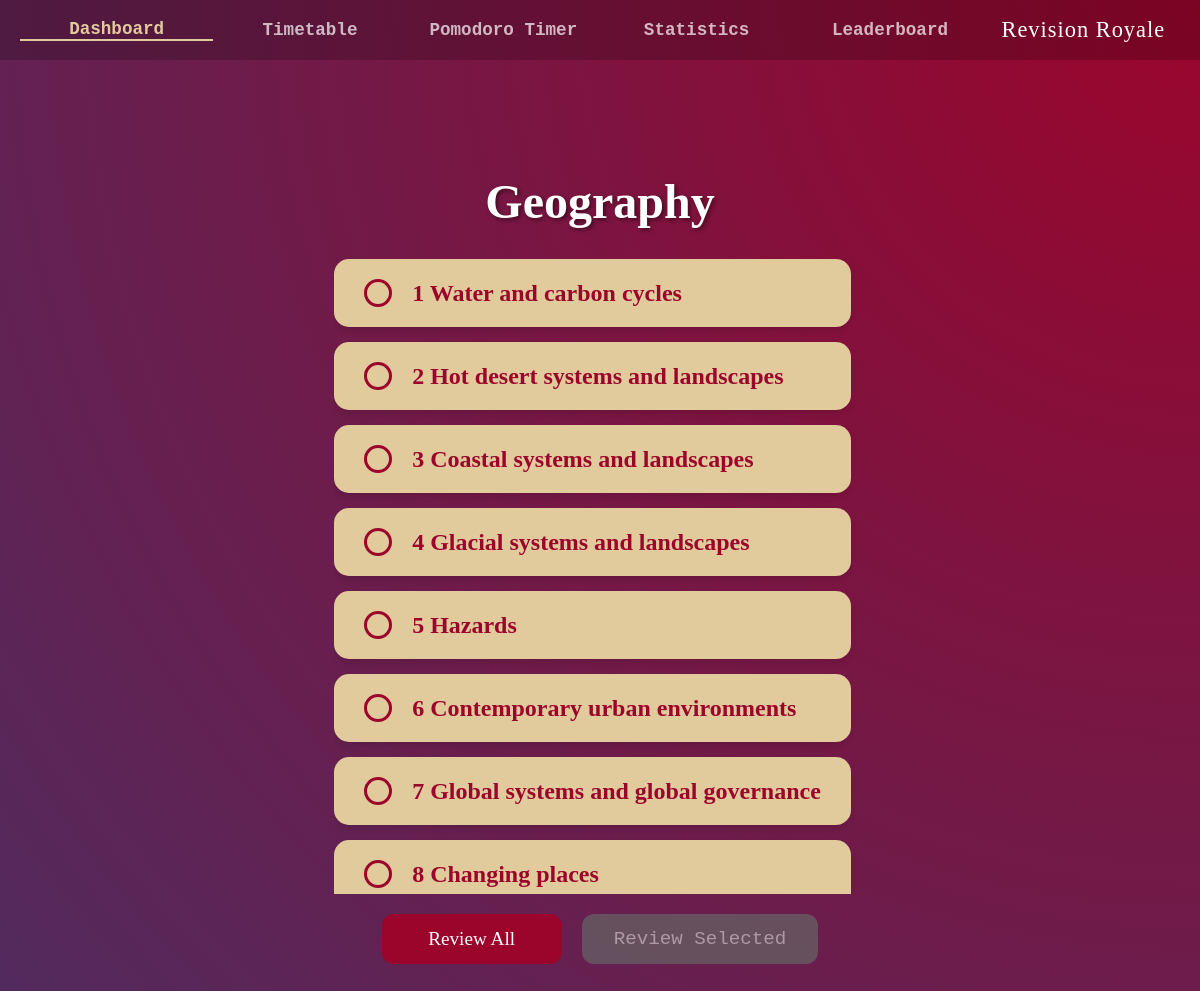
/deck_selection?SubjectID=3, run on the app's committed database.
### tables this page shows
CREATE TABLE Subjects
(SubjectID INTEGER PRIMARY KEY AUTOINCREMENT,
SubjectName TEXT,
ExamBoard TEXT,
TimeSpent INTEGER,
LastReviewed INTEGER,
Priority REAL,
Username TEXT,
FOREIGN KEY(Username) REFERENCES Users(Username));

CREATE TABLE Decks
(DeckID INTEGER PRIMARY KEY AUTOINCREMENT,
DeckName TEXT,
Username TEXT,
SubjectID TEXT,
FOREIGN KEY(Username) REFERENCES Users(Username),
FOREIGN KEY(SubjectID) REFERENCES Subjects(SubjectID));

### app.py (the view)
@app.route("/deck_selection", methods=["GET"])
def DeckSelectionPage():
    AuthHandling(session)
    Subject = ProgramDatabase.GetRecord("Subjects", AttributeValue("SubjectID", "INTEGER", request.args.get('SubjectID')))
    Subject.ChangeAttribute("LastReviewed", int(time.time()))
    ProgramDatabase.SaveRecord(Subject)
    Decks = ProgramDatabase.GetAllRecords("Decks", AttributeValue("SubjectID", "INTEGER", Subject.GetPrimaryKey().Value))
    DecksData = []
    for Deck in Decks:
        DecksData.append(Deck.ConvertToDictionary())
    return render_template("authenticated/subjects/deck_selection.html", ActivePage="dashboard", SubjectName=Subject.GetAttribute('SubjectName').Value, DecksData=DecksData)

### app.py (called while the page is built, shortened)
def AuthHandling(Session):
    global CurrentUser
    if "user" not in Session:
        return redirect("/login")

### modules.py (called while the page is built)
def GetAttributeValueFromList(Attributes: list[AttributeValue], Name: str) -> AttributeValue:
    for Attribute in Attributes:
        if Attribute.Name == Name:
            return Attribute
    return None

    def IsEmpty(self) -> bool:
        return (self.TableName == "" or self.PrimaryKey == None)

    def GetTableName(self) -> str:
        return self.TableName

    def GetPrimaryKey(self) -> AttributeValue:
        return self.PrimaryKey

    def GetAttributes(self) -> list[AttributeValue]:
        return self.Attributes

    def ChangeAttribute(self, Name: str, Value: any) -> None:
        CurrentAttributes: list[AttributeValue] = self.Attributes
        if Name == self.PrimaryKey.Name:
            return
        for Attribute in CurrentAttributes:
            if Attribute.Name == Name:
                Attribute.Value = Value
        self.Attributes = CurrentAttributes

    def GetAttribute(self, Name: str) -> AttributeValue:
        return GetAttributeValueFromList(self.Attributes, Name)

    def ConvertToDictionary(self) -> dict:
        ReturnDictionary = {}
        for Attribute in self.GetAttributes():
            ReturnDictionary[Attribute.Name] = Attribute.Value
        ReturnDictionary[self.PrimaryKey.Name] = self.PrimaryKey.Value
        return ReturnDictionary

### templates/authenticated/subjects/deck_selection.html (shortened to what this page needs)
{% extends "authenticated/authenticated_base.html" %}
{% block app_content %}
<div class="selection-container">
    <h1 class="page-title">{{ SubjectName }}</h1>
    <div class="deck-list-container">
        {% if DecksData %}
            {% for Deck in DecksData %}
            <div class="deck-card">
                <div class="selection-circle" data-id="{{ Deck['DeckID']}}" onclick="ToggleSelection(this)"></div>
                <a href="/flashcard_selection?DeckID={{Deck['DeckID']}}" class="deck-card-link">
                    <div class="subject-info">
                        <h2 class="subject-name">{{ Deck['DeckName'] }}</h2>
                    </div>
                </a>
            </div>
            {% endfor %}
        {% endif %}
    </div>
    <div class="review-actions">
        <button class="btn" id="btn-review-all" onclick="ReviewAll()">Review All</button>
        <button class="btn disabled-btn" id="btn-review-selected" onclick="ReviewSelected()">Review Selected</button>
    </div>
</div>
{% endblock %}

### static/style.css (style rules this page uses)
* { margin: 0; padding: 0; box-sizing: border-box; }
body { height: 100vh; display: flex; justify-content: center; align-items: center; color: white; font-family: 'Courier New', Courier, monospace; background: radial-gradient(circle at top right, #9b052cff, #502b5fff); text-align: center; }
h1 { font-family: 'Royale', 'Courier New', serif; font-size: 5rem; margin-bottom: 5px; }
.btn { background-color: #9b052cff; color: white; padding: 12px 30px; border: none; border-radius: 12px; font-family: 'Consolas', serif; font-size: 1.2rem; cursor: pointer; text-decoration: none; transition: transform 0.2s, background 0.2s; min-width: 180px; text-align: center; }
.page-title { font-family: 'Consolas', serif; font-size: 3rem; margin-bottom: 30px; text-shadow: 2px 2px 4px rgba(0,0,0,0.5); }
.subject-info { display: flex; align-items: center; gap: 15px; }
.subject-name { font-family: 'Consolas', serif; font-size: 1.5rem; color: #9b052cff; margin-bottom: 0; margin-right: 0; }
.deck-list-container { width: 100%; max-height: 60vh; overflow-y: auto; padding-right: 15px; scrollbar-width: thin; scrollbar-color: #e1ca9bff #9b052cff; }
.deck-card { background-color: #e1ca9bff; padding: 20px 30px; border-radius: 15px; margin-bottom: 15px; display: flex; align-items: center; gap: 20px; box-shadow: 0 4px 6px rgba(0,0,0,0.1); transition: transform 0.2s; }
.deck-card-link { text-decoration: none; }
.selection-circle { width: 28px; height: 28px; border-radius: 50%; border: 3px solid #9b052cff; background-color: transparent; cursor: pointer; transition: background-color 0.2s, transform 0.1s; flex-shrink: 0; }
.review-actions { display: flex; justify-content: center; gap: 20px; margin-top: 20px; width: 100%; }
.disabled-btn { background-color: #666; color: #ccc; border: 2px solid #666; cursor: not-allowed; opacity: 0.7; padding: 12px 30px; border-radius: 12px; font-size: 1.2rem; font-family: inherit; min-width: 180px; }

### data on the page
Subjects: SubjectName "Geography"
Decks: DeckName "1 Water and carbon cycles"
Decks: DeckName "2 Hot desert systems and landscapes"
Decks: DeckName "3 Coastal systems and landscapes"
Decks: DeckName "4 Glacial systems and landscapes"
Decks: DeckName "5 Hazards"
Decks: DeckName "6 Contemporary urban environments"
Decks: DeckName "7 Global systems and global governance"
Decks: DeckName "8 Changing places"
